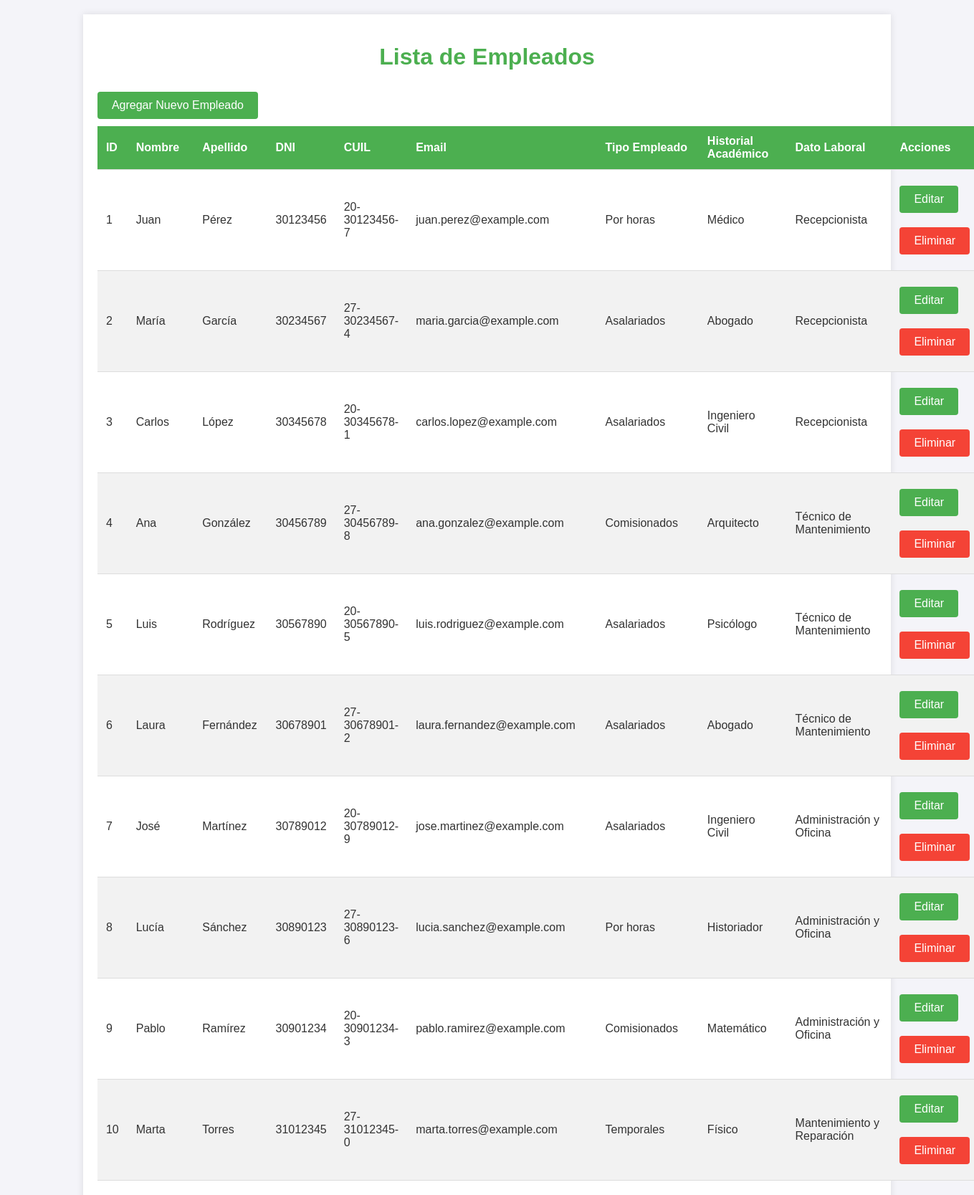
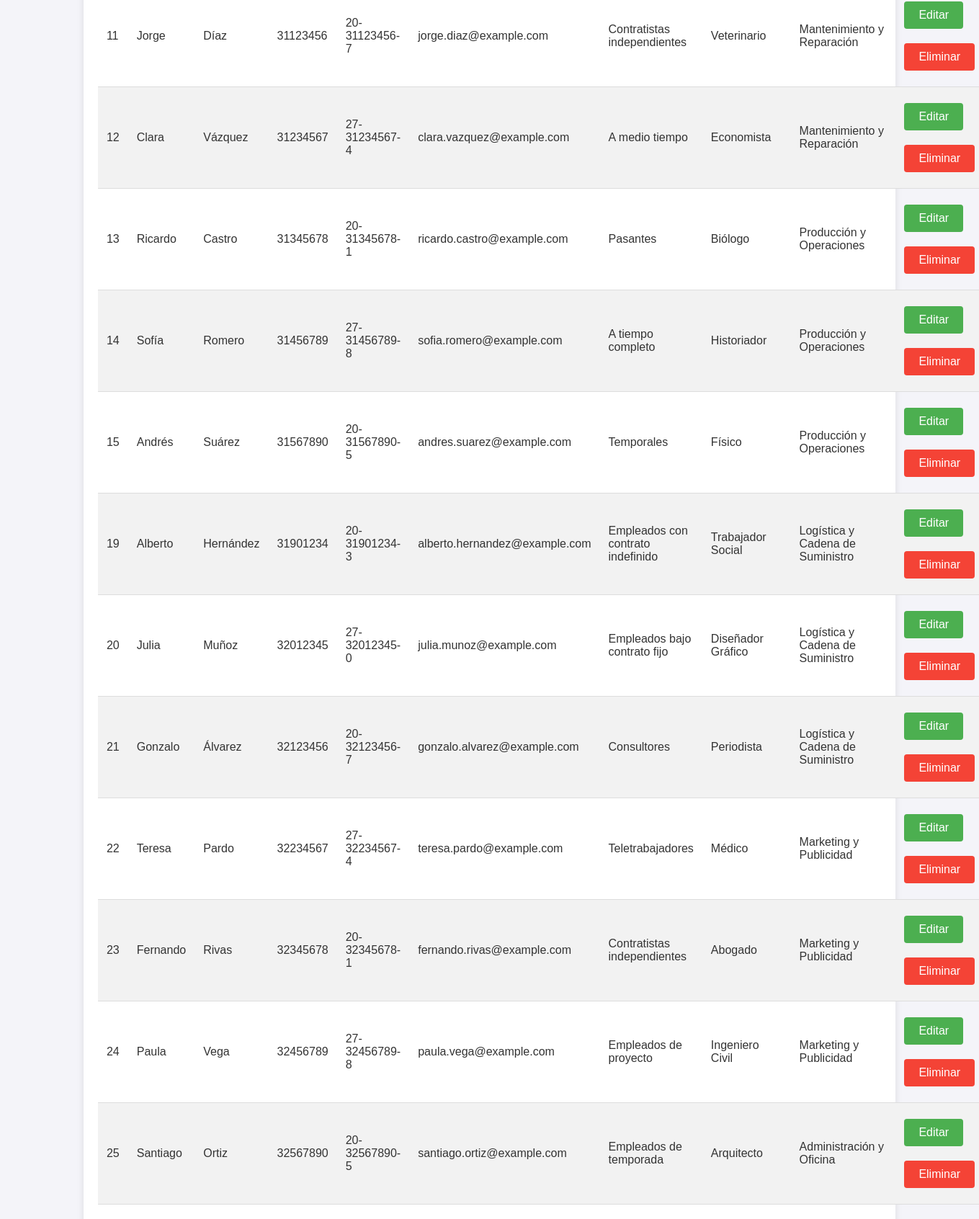
The page / (upper part) on the database its author committed (2 pictures, top to bottom).
### tables this page shows
CREATE TABLE `empleado` (
  `idempleado` int(11) NOT NULL AUTO_INCREMENT,
  `nombre` varchar(45) NOT NULL,
  `apellido` varchar(45) NOT NULL,
  `dni` varchar(45) NOT NULL,
  `cuil` varchar(45) NOT NULL,
  `mail` varchar(45) NOT NULL,
  `tipo_empleado_idtipo_empleado` int(11) NOT NULL,
  `historial_academico_idhistorial_academico` int(11) NOT NULL,
  `dato_laboral_iddato_laboral` int(11) NOT NULL,
  PRIMARY KEY (`idempleado`),
  KEY `fk_empleado_tipo_empleado_idx` (`tipo_empleado_idtipo_empleado`),
  KEY `fk_empleado_historial_academico1_idx` (`historial_academico_idhistorial_academico`),
  KEY `fk_empleado_dato_laboral1_idx` (`dato_laboral_iddato_laboral`),
  CONSTRAINT `fk_empleado_dato_laboral1` FOREIGN KEY (`dato_laboral_iddato_laboral`) REFERENCES `dato_laboral` (`iddato_laboral`) ON DELETE NO ACTION ON UPDATE NO ACTION,
  CONSTRAINT `fk_empleado_historial_academico1` FOREIGN KEY (`historial_academico_idhistorial_academico`) REFERENCES `dato_academico` (`idhistorial_academico`) ON DELETE NO ACTION ON UPDATE NO ACTION,
  CONSTRAINT `fk_empleado_tipo_empleado` FOREIGN KEY (`tipo_empleado_idtipo_empleado`) REFERENCES `tipo_empleado` (`idtipo_empleado`) ON DELETE NO ACTION ON UPDATE NO ACTION
);

CREATE TABLE `tipo_empleado` (
  `idtipo_empleado` int(11) NOT NULL AUTO_INCREMENT,
  `descripcion` varchar(45) NOT NULL,
  PRIMARY KEY (`idtipo_empleado`)
);

CREATE TABLE `dato_academico` (
  `idhistorial_academico` int(11) NOT NULL AUTO_INCREMENT,
  `descripcion` varchar(45) NOT NULL,
  PRIMARY KEY (`idhistorial_academico`)
);

CREATE TABLE `dato_laboral` (
  `iddato_laboral` int(11) NOT NULL AUTO_INCREMENT,
  `descripcion` varchar(45) NOT NULL,
  `fecha_ingreso` varchar(45) NOT NULL,
  `rubro_idrubro` int(11) NOT NULL,
  `iddesempenio` int(11) NOT NULL,
  `porcentaje_sobre_sueldo` float DEFAULT NULL,
  PRIMARY KEY (`iddato_laboral`),
  KEY `fk_dato_laboral_rubro1_idx` (`rubro_idrubro`),
  KEY `fk_dato_laboral_desempeño1_idx` (`iddesempenio`),
  CONSTRAINT `fk_dato_laboral_desempeño1` FOREIGN KEY (`iddesempenio`) REFERENCES `desempenio` (`iddesempenio`) ON DELETE NO ACTION ON UPDATE NO ACTION,
  CONSTRAINT `fk_dato_laboral_rubro1` FOREIGN KEY (`rubro_idrubro`) REFERENCES `rubro` (`idrubro`) ON DELETE NO ACTION ON UPDATE NO ACTION
);

### index.php (the view, shortened to what this page needs)
<?php include('db.php'); ?>
<!DOCTYPE html>
<html lang="es">
<head>
    <link rel="stylesheet" href="styles.css">
</head>
<body>
    <div class="container">
        <h1>Lista de Empleados</h1>
        <a href="create.php" class="button">Agregar Nuevo Empleado</a>
        <table>
            <thead>
                <tr>
                    <th>ID</th>
                    <th>Nombre</th>
                    <th>Apellido</th>
                    <th>DNI</th>
                    <th>CUIL</th>
                    <th>Email</th>
                    <th>Tipo Empleado</th>
                    <th>Historial Académico</th>
                    <th>Dato Laboral</th>
                    <th>Acciones</th>
                </tr>
            </thead>
            <tbody>
                <?php
                $sql = "SELECT
                        e.idempleado,
                        e.nombre,
                        e.apellido,
                        e.dni,
                        e.cuil,
                        e.mail,
                        te.descripcion AS tipo_empleado,
                        da.descripcion AS historial_academico,
                        dl.descripcion AS dato_laboral
                    FROM
                        empleado e
                    LEFT JOIN
                        tipo_empleado te ON e.tipo_empleado_idtipo_empleado = te.idtipo_empleado
                    LEFT JOIN
                        dato_academico da ON e.historial_academico_idhistorial_academico = da.idhistorial_academico
                    LEFT JOIN
                        dato_laboral dl ON e.dato_laboral_iddato_laboral = dl.iddato_laboral
                ";
                $result = $conn->query($sql);
                if ($result->num_rows > 0) {
                    while($row = $result->fetch_assoc()) {
                        echo "<tr>
                                <td>{$row['idempleado']}</td>
                                <td>{$row['nombre']}</td>
                                <td>{$row['apellido']}</td>
                                <td>{$row['dni']}</td>
                                <td>{$row['cuil']}</td>
                                <td>{$row['mail']}</td>
                                <td>{$row['tipo_empleado']}</td>
                                <td>{$row['historial_academico']}</td>
                                <td>{$row['dato_laboral']}</td>
                                <td>
                                    <a href='update.php?id={$row['idempleado']}' class='button'>Editar</a>
                                    <a href='delete.php?id={$row['idempleado']}' class='button delete'>Eliminar</a>
                                </td>
                            </tr>";
                    }
                } else {
                    echo "<tr><td colspan='10'>No hay empleados registrados</td></tr>";
                }
                ?>
            </tbody>
        </table>
    </div>
</body>
</html>

### styles.css (style rules this page uses)
body { font-family: Arial, sans-serif; background-color: #f4f4f9; color: #333; margin: 0; padding: 0; }
.container { width: 80%; margin: 20px auto; padding: 20px; background-color: #fff; box-shadow: 0 0 10px rgba(0, 0, 0, 0.1); }
h1 { text-align: center; color: #4CAF50; margin-bottom: 20px; }
table { width: 100%; border-collapse: collapse; margin-bottom: 20px; }
th, td { padding: 12px; text-align: left; border-bottom: 1px solid #ddd; }
th { background-color: #4CAF50; color: white; }
tr:nth-child(even) { background-color: #f2f2f2; }
.button { display: inline-block; padding: 10px 20px; margin: 10px 0; background-color: #4CAF50; color: white; text-align: center; text-decoration: none; border-radius: 4px; transition: background-color 0.3s; }
.delete { background-color: #f44336; }

### rows shown on the page
empleado: idempleado "1", nombre "Juan", apellido "Pérez", dni "30123456", cuil "20-30123456-7", mail "juan.perez@example.com", tipo_empleado_idtipo_empleado.descripcion "Por horas", historial_academico "Médico", dato_laboral_iddato_laboral.descripcion "Recepcionista"
empleado: idempleado "2", nombre "María", apellido "García", dni "30234567", cuil "27-30234567-4", mail "maria.garcia@example.com", tipo_empleado_idtipo_empleado.descripcion "Asalariados", historial_academico "Abogado", dato_laboral_iddato_laboral.descripcion "Recepcionista"
empleado: idempleado "3", nombre "Carlos", apellido "López", dni "30345678", cuil "20-30345678-1", mail "carlos.lopez@example.com", tipo_empleado_idtipo_empleado.descripcion "Asalariados", historial_academico "Ingeniero Civil", dato_laboral_iddato_laboral.descripcion "Recepcionista"
empleado: idempleado "4", nombre "Ana", apellido "González", dni "30456789", cuil "27-30456789-8", mail "ana.gonzalez@example.com", tipo_empleado_idtipo_empleado.descripcion "Comisionados", historial_academico "Arquitecto", dato_laboral_iddato_laboral.descripcion "Técnico de Mantenimiento"
empleado: idempleado "5", nombre "Luis", apellido "Rodríguez", dni "30567890", cuil "20-30567890-5", mail "luis.rodriguez@example.com", tipo_empleado_idtipo_empleado.descripcion "Asalariados", historial_academico "Psicólogo", dato_laboral_iddato_laboral.descripcion "Técnico de Mantenimiento"
empleado: idempleado "6", nombre "Laura", apellido "Fernández", dni "30678901", cuil "27-30678901-2", mail "laura.fernandez@example.com", tipo_empleado_idtipo_empleado.descripcion "Asalariados", historial_academico "Abogado", dato_laboral_iddato_laboral.descripcion "Técnico de Mantenimiento"
empleado: idempleado "7", nombre "José", apellido "Martínez", dni "30789012", cuil "20-30789012-9", mail "jose.martinez@example.com", tipo_empleado_idtipo_empleado.descripcion "Asalariados", historial_academico "Ingeniero Civil", dato_laboral_iddato_laboral.descripcion "Administración y Oficina"
empleado: idempleado "8", nombre "Lucía", apellido "Sánchez", dni "30890123", cuil "27-30890123-6", mail "lucia.sanchez@example.com", tipo_empleado_idtipo_empleado.descripcion "Por horas", historial_academico "Historiador", dato_laboral_iddato_laboral.descripcion "Administración y Oficina"
empleado: idempleado "9", nombre "Pablo", apellido "Ramírez", dni "30901234", cuil "20-30901234-3", mail "pablo.ramirez@example.com", tipo_empleado_idtipo_empleado.descripcion "Comisionados", historial_academico "Matemático", dato_laboral_iddato_laboral.descripcion "Administración y Oficina"
empleado: idempleado "10", nombre "Marta", apellido "Torres", dni "31012345", cuil "27-31012345-0", mail "marta.torres@example.com", tipo_empleado_idtipo_empleado.descripcion "Temporales", historial_academico "Físico", dato_laboral_iddato_laboral.descripcion "Mantenimiento y Reparación"
empleado: idempleado "11", nombre "Jorge", apellido "Díaz", dni "31123456", cuil "20-31123456-7", mail "jorge.diaz@example.com", tipo_empleado_idtipo_empleado.descripcion "Contratistas independientes", historial_academico "Veterinario", dato_laboral_iddato_laboral.descripcion "Mantenimiento y Reparación"
empleado: idempleado "12", nombre "Clara", apellido "Vázquez", dni "31234567", cuil "27-31234567-4", mail "clara.vazquez@example.com", tipo_empleado_idtipo_empleado.descripcion "A medio tiempo", historial_academico "Economista", dato_laboral_iddato_laboral.descripcion "Mantenimiento y Reparación"
empleado: idempleado "13", nombre "Ricardo", apellido "Castro", dni "31345678", cuil "20-31345678-1", mail "ricardo.castro@example.com", tipo_empleado_idtipo_empleado.descripcion "Pasantes", historial_academico "Biólogo", dato_laboral_iddato_laboral.descripcion "Producción y Operaciones"
empleado: idempleado "14", nombre "Sofía", apellido "Romero", dni "31456789", cuil "27-31456789-8", mail "sofia.romero@example.com", tipo_empleado_idtipo_empleado.descripcion "A tiempo completo", historial_academico "Historiador", dato_laboral_iddato_laboral.descripcion "Producción y Operaciones"
empleado: idempleado "15", nombre "Andrés", apellido "Suárez", dni "31567890", cuil "20-31567890-5", mail "andres.suarez@example.com", tipo_empleado_idtipo_empleado.descripcion "Temporales", historial_academico "Físico", dato_laboral_iddato_laboral.descripcion "Producción y Operaciones"
empleado: idempleado "19", nombre "Alberto", apellido "Hernández", dni "31901234", cuil "20-31901234-3", mail "alberto.hernandez@example.com", tipo_empleado_idtipo_empleado.descripcion "Empleados con contrato indefinido", historial_academico "Trabajador Social", dato_laboral_iddato_laboral.descripcion "Logística y Cadena de Suministro"
empleado: idempleado "20", nombre "Julia", apellido "Muñoz", dni "32012345", cuil "27-32012345-0", mail "julia.munoz@example.com", tipo_empleado_idtipo_empleado.descripcion "Empleados bajo contrato fijo", historial_academico "Diseñador Gráfico", dato_laboral_iddato_laboral.descripcion "Logística y Cadena de Suministro"
empleado: idempleado "21", nombre "Gonzalo", apellido "Álvarez", dni "32123456", cuil "20-32123456-7", mail "gonzalo.alvarez@example.com", tipo_empleado_idtipo_empleado.descripcion "Consultores", historial_academico "Periodista", dato_laboral_iddato_laboral.descripcion "Logística y Cadena de Suministro"
empleado: idempleado "22", nombre "Teresa", apellido "Pardo", dni "32234567", cuil "27-32234567-4", mail "teresa.pardo@example.com", tipo_empleado_idtipo_empleado.descripcion "Teletrabajadores", historial_academico "Médico", dato_laboral_iddato_laboral.descripcion "Marketing y Publicidad"
empleado: idempleado "23", nombre "Fernando", apellido "Rivas", dni "32345678", cuil "20-32345678-1", mail "fernando.rivas@example.com", tipo_empleado_idtipo_empleado.descripcion "Contratistas independientes", historial_academico "Abogado", dato_laboral_iddato_laboral.descripcion "Marketing y Publicidad"
empleado: idempleado "24", nombre "Paula", apellido "Vega", dni "32456789", cuil "27-32456789-8", mail "paula.vega@example.com", tipo_empleado_idtipo_empleado.descripcion "Empleados de proyecto", historial_academico "Ingeniero Civil", dato_laboral_iddato_laboral.descripcion "Marketing y Publicidad"
empleado: idempleado "25", nombre "Santiago", apellido "Ortiz", dni "32567890", cuil "20-32567890-5", mail "santiago.ortiz@example.com", tipo_empleado_idtipo_empleado.descripcion "Empleados de temporada", historial_academico "Arquitecto", dato_laboral_iddato_laboral.descripcion "Administración y Oficina"
